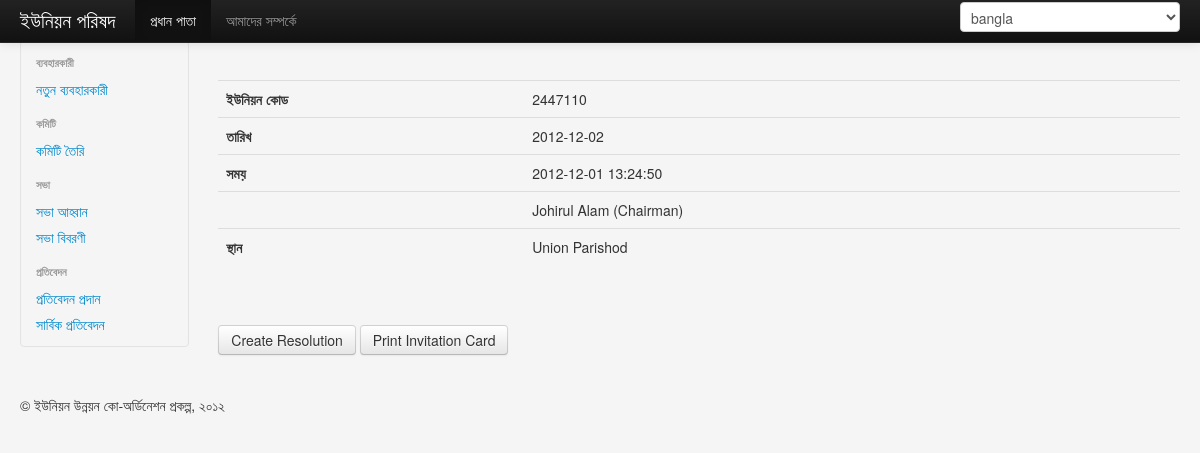
The page /index.php/meeting/view/2 on the database its author committed.
### tables this page shows
CREATE TABLE IF NOT EXISTS `meeting` (
  `meeting_id` int(11) NOT NULL AUTO_INCREMENT,
  `union_code` int(11) NOT NULL,
  `date` date DEFAULT NULL,
  `time` timestamp NULL DEFAULT NULL,
  `president_id` int(11) DEFAULT NULL,
  `place` text,
  PRIMARY KEY (`meeting_id`)
);

CREATE TABLE IF NOT EXISTS `user` (
  `user_id` int(11) NOT NULL AUTO_INCREMENT,
  `name` text,
  `role` text,
  `designation` text NOT NULL,
  `password` text,
  `email` text NOT NULL,
  `mobile_number` text NOT NULL,
  PRIMARY KEY (`user_id`)
);

### application/libraries/Bootstrap.php (called while the page is built, shortened)
<?php
class Bootstrap {
    private $ci;
    function __construct() {
        $this->ci = & get_instance();;
    }
    function viewLoader($viewFile='', $data= array(), $headerData = array() ) {
        if( empty($headerData) ){
            $headerData = array('title' => 'Coordination Power');
        }
        $this->ci->load->view('bootstrap/header', $headerData );
        $this->ci->load->view('bootstrap/sidebar');
        $this->ci->load->view($viewFile, $data);
        $this->ci->load->view('bootstrap/footer');
    }
}

### application/controllers/meeting.php (called while the page is built, shortened)
<?php if ( ! defined('BASEPATH')) exit('No direct script access allowed');
class Meeting extends MY_Controller {
    function view($meetingId = null) {
        if (is_numeric($meetingId)) {
            $meeting = $this->Meeting_model->getInfo($meetingId);
            $president = $this->User_model->getUserDetailsByUserId($meeting->president_id);
            $reports = $this->Report_model->get($meetingId);
            $reportsAvailable = true;
            if (empty($reports)) {
                $reportsAvailable = false;
            }
            $this->bootstrap->viewLoader('meeting/details', array('meeting' => $meeting, 'president' => $president, 'reportsAvailable' => $reportsAvailable));
        } else {
            $meetings = $this->Meeting_model->get(0, 100);
            $this->bootstrap->viewLoader(
                    'meeting/view', array('meetings' => $meetings)
            );
        }
    }
}

### index.php (called while the page is built, shortened)
<?php
require_once BASEPATH.'core/CodeIgniter.php';

### application/models/meeting_model.php (called while the page is built, shortened)
<?php
class Meeting_model extends CI_Model {
    function getInfo($meetingId) {
        $results = $this->db->get_where(TABLE_MEETING, array('meeting_id' => $meetingId))->result();
        return $results[0];
    }
}
?>

### application/models/user_model.php (called while the page is built, shortened)
<?php
class User_model extends CI_Model {
    function getUserDetailsByUserId($userId) {
        $array = $this->db->get_where(TABLE_USER, array('user_id' => $userId))->result();
        if (empty($array))
            return null;
        else
            return $array[0];
    }
}
?>

### application/views/meeting/details.php (the view)
<div class="span10">
    <div class="row-fluid">
        <br />
        <br />
        <table class="table">
            <tr>
                <td > <strong><?php echo lang('up_code'); ?></strong></td>
                <td > <?php echo $meeting->union_code; ?> </td>
            </tr><tr>
                <td > <strong><?php echo lang('date'); ?></strong></td>
                <td > <?php echo $meeting->date; ?> </td>
            </tr><tr>
                <td > <strong><?php echo lang('time'); ?></strong></td>
                <td > <?php echo $meeting->time; ?> </td>
            </tr><tr>
                <td > <strong><?php echo lang('president'); ?></strong></td>
                <td > <?php echo $president->name . ' (' . $president->designation . ')'; ?> </td>
            </tr><tr>
                <td > <strong><?php echo lang('place'); ?></strong></td>
                <td > <?php echo $meeting->place; ?> </td>
            </tr>
        </table>
        <br/>
        <br/>
        <?php
        if ($reportsAvailable) {
            echo '<a class="btn" href="' . site_url('meeting/report/'.$meeting->meeting_id) . '"> Preview Resolution </a>';
        } else {
            echo '<a class="btn" href="' . site_url('report/create') . '"> Create Resolution </a>';
        }
        ?>
        <a class="btn" href="<?php echo site_url('meeting/print_card/'.$meeting->meeting_id); ?>"> Print Invitation Card</a>
        <br/>
        <br/>
        <br/>
    </div>
</div>

### assets/css/style.css (style rules this page uses)
body { padding-top: 40px; padding-bottom: 40px; background-color: #f5f5f5; }

### application/views/bootstrap/header.php (style rules this page uses)
body { padding-top: 60px; padding-bottom: 40px; }

### rows shown on the page
meeting: union_code "2447110", date "2012-12-02", time "2012-12-01 13:24:50", place "Union Parishod"
user: name "Johirul Alam", designation "Chairman"

### other values the page prints
lang('app_title') "ইউনিয়ন পরিষদ"
lang('menu_home') "প্রধান পাতা"
lang('menu_about') "আমাদের সম্পর্কে"
lang('menu_user_head') "ব্যবহারকারী"
lang('menu_user_new') "নতুন ব্যবহারকারী"
lang('menu_committee_head') "কমিটি"
lang('menu_committee_new') "কমিটি তৈরি"
lang('menu_meeting_head') "সভা"
lang('menu_meeting_new') "সভা আহ্বান"
lang('menu_report_head') "প্রতিবেদন"
lang('menu_report_all') "সার্বিক প্রতিবেদন"
lang('up_code') "ইউনিয়ন কোড"
lang('date') "তারিখ"
lang('time') "সময়"
lang('place') "স্থান"
